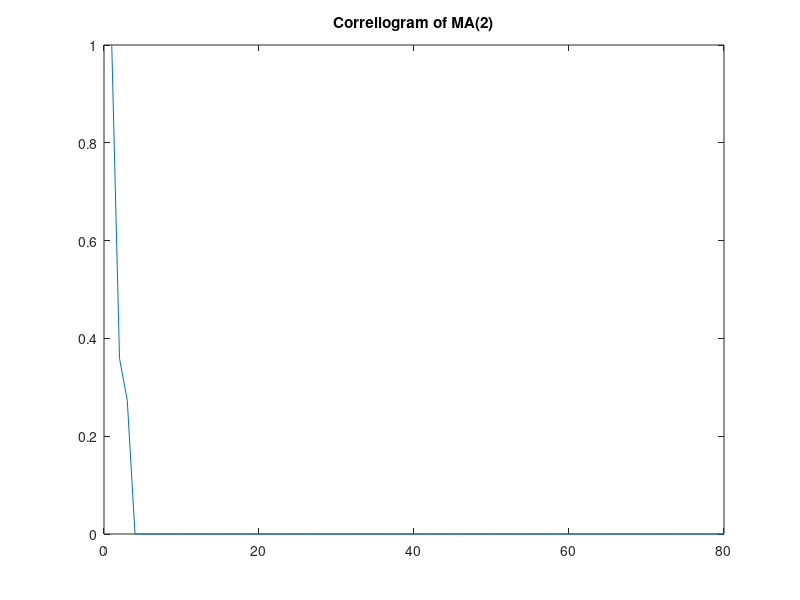

Here is the MATLAB script that generated this plot:
function MA2
n=80;
theta1 = 0.985;
theta2 = 3;
for i = 1:n
x(i)=i
end
p(1) = 1;
p(2) = (theta1+(theta1*theta2))/(1+(theta1*theta1)+(theta2*theta2));
p(3) = theta2/(1+(theta1*theta1)+(theta2*theta2));
for j = 4:n
    p(j) = 0;
end
plot(x,p);
title('Correllogram of MA(2)');
end